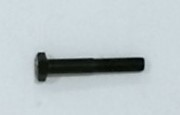
#> input picture assets/img_boulon/WIN_20240924_18_41_50_Pro.jpg, 180 x 115 px
$ python -i Kinect_detection_Matcher_CANY_Smooth.py   (imports and definitions only)
#> lines starting #> are read from the running program, lines starting #| are printed output that depends on the picture; after the words box and inside, x2 and y2 are one past the last pixel; in counts of white or black regions, pixels touching at a corner belong together
### material.py
class Material:
    def __init__(self, name: str, width: float, length: float,folder_location:str):
        self.name = name
        self.width = width
        self.length = length
        self.folder_location = folder_location

    # [12 lines left out: function compare_dimension, not called in this run]

### Kinect_detection_Matcher_CANY_Smooth.py
# README

# Étape 1 : Calibration de la caméra

# 1. Calibration avec une pièce prédéterminée :
#    - Pour commencer la calibration de la caméra, commentez les lignes 177 et 178 dans le code.
#    - Exécutez le programme.
#    - Prenez note de la largeur et de la longueur de la pièce de calibration.
#    - Décommentez les lignes 177 et 178, puis indiquez les valeurs de largeur et de longueur sur les lignes 174 et 175.

# Étape 2 : Exécution du programme

# Fonctionnement du programme
# Le programme utilise la détection de contours via l'algorithme Canny pour identifier les contours des objets
# placés sur le plan de travail. Lorsqu'un contour est détecté, le programme mesure le plus petit rectangle
# englobant cet objet.

# Ce rectangle est ensuite comparé avec les références initialisées dans la méthode `register_material`.
# Si un match est trouvé en fonction du plus petit rectangle, l'algorithme passe à la phase 2 de la détection.
# À cette étape, l'image recadrée (selon le plus petit rectangle) est comparée à une série d'images préenregistrées
# à l'aide de la fonction `matchTemplate`.

# Pour plus de détails sur le fonctionnement de la correspondance de modèles, consultez la documentation d'OpenCV :
# [Template Matching](https://docs.opencv.org/4.x/d4/dc6/tutorial_py_template_matching.html)


import cv2
import cv2.version
import numpy as np
import os
from pykinect2 import PyKinectV2
from pykinect2.PyKinectRuntime import PyKinectRuntime
import time
from material import Material
import matplotlib.pyplot as plt
import numpy as np
from typing import List
from skimage.metrics import structural_similarity as ssim
from collections import Counter
from datetime import datetime, timedelta
from collections import defaultdict

# Initialize global materials list
materials = []
matched_material = [[]]

class Matched_Material:
    # [25 lines left out: functions __init__, get_center, compare_center, not called in this run]


class Average_Materials:
    TIME = 1 #in secondes

    def __init__(self):
        self.average_list = []  # List of lists, each containing matched materials
        self.timeout = timedelta(seconds=self.TIME)  # Use timedelta for duration

    def add_material(self, materials: List[Matched_Material]):
        current_time = datetime.now()  # Current timestamp
        for mat in materials:
            matched = False

            # If list is empty, add the first material
            if not self.average_list:
                self.average_list.append([mat])
                continue

            # Check if the material matches any in the existing lists
            for match in self.average_list:
                if match[0].compare_center(mat.get_center()):
                    match.append(mat)
                    matched = True
                    break

            # If no match was found, create a new list for this material
            if not matched:
                self.average_list.append([mat])

            # Filter out expired materials and remove empty matches
            self.average_list = [
                [mat for mat in match if current_time - mat.timestamp <= self.timeout]
                for match in self.average_list
            ]

            # Remove any empty lists
            self.average_list = [match for match in self.average_list if match]

        return self.get_matches()

    def get_matches(self):
        matched_materials = []

        # For each group of materials in the average list
        for match_group in self.average_list:
            # Find the most frequent material based on the name
            material_names = [mat.material.name for mat in match_group]
            most_common_name = Counter(material_names).most_common(1)[0][0]

            # Filter materials by the most common name (assuming it's the correct match)
            filtered_materials = [mat for mat in match_group if mat.material.name == most_common_name]

            # Calculate the average bounding box and min bounding box
            avg_bbox = self.calculate_average_bounding_box([mat.bounding_box for mat in filtered_materials])
            avg_min_bbox = self.calculate_average_minarearect([mat.min_bounding_box for mat in filtered_materials])

            # Create a new Matched_Material object with the average values
            matched_material = Matched_Material(
                material=filtered_materials[0].material,  # Use the material from the filtered list
                bounding_box=avg_bbox,
                min_bounding_box=avg_min_bbox
            )
            matched_materials.append(matched_material)

        return matched_materials

    # [44 lines left out: functions calculate_average_bounding_box, calculate_average_minarearect, get_materials, not called in this run]

class ObjectDetector:
    def __init__(self):
        self.ratio_width = 1
        self.ratio_length = 1
        self.register_material()  # Register materials during initialization
        self.prev_centers = []  # To store previous centers for smoothing
        self.average_materials = Average_Materials()

    def get_contours(self,frame):
        # Convert the difference frame to grayscale
        gray = cv2.cvtColor(frame, cv2.COLOR_RGB2GRAY)

        # Optional: Apply Gaussian blur if needed
        blurred = cv2.GaussianBlur(gray, (5, 5), 0)

        # Apply Canny edge detection
        med_val = np.median(blurred)
#> med_val = 212
        lower = int(max(0, 0.3 * med_val))
#> lower = 63
        upper = int(min(255, 1.3 * med_val))
#> upper = 255
        edges = cv2.Canny(blurred, lower, upper)
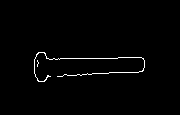
#> edges: shape (115, 180); 1.3% white in thin lines or dots, all inside (x1, y1, x2, y2) = (34, 52, 145, 82)

        # Threshold the image
        _, thresh = cv2.threshold(edges, 30, 255, cv2.THRESH_BINARY)

        # Display combined and inverted images for debugging
        # plt.imshow(edges, cmap='gray')
        # plt.show()

        # Find contours from the inverted image
        contours, _ = cv2.findContours(thresh, cv2.RETR_EXTERNAL, cv2.CHAIN_APPROX_NONE)
#> contours = 2 contours, all with area under 20

        # Collect contours that fit criteria
        match_contours = []

        # Draw bounding boxes and capture dimensions
        for contour in contours:
            if cv2.contourArea(contour) > 50:  # Filter out small contours
                match_contours.append(contour)
#> this loop made 2 passes
#> after the loop, match_contours = []
        return match_contours

    def find_match(self,contours: List[np.ndarray], frame):
        matchs = []
        # Get the minimum area rectangle
        for contour in contours:
            box = cv2.minAreaRect(contour)
            bbox = cv2.boundingRect(contour)
            center, (width, height), angle = box

            # Get the four corner points of the rectangle
            box_points = cv2.boxPoints(box)
            box_points = np.int32(box_points)

            # Calculate dimensions in mm
            width_mm = width * self.ratio_width
            length_mm = height * self.ratio_length

                # Make sure to swap width and length if needed
            bb_width = min(width_mm, length_mm)
            bb_length = max(width_mm, length_mm)

            # Find the object
            matched_material = None
            for mat in materials:
                if mat.compare_dimension(bb_width = bb_width, bb_length =bb_length):
                    if self.compare_images(frame,box_points,mat):
                        matched_material = Matched_Material(mat,bbox,box)
                        matchs.append(matched_material)
                        break
        return matchs

    def draw_bounding_box(self,matchs : List[Matched_Material],frame):
        for match in matchs:
            mat = match.material
            minbox = match.min_bounding_box
            center, (width, height), angle = minbox
            # Get the four corner points of the rectangle
            box_points = cv2.boxPoints(minbox)
            box_points = np.int32(box_points)

            # Calculate dimensions in mm
            width_mm = width * self.ratio_width
            length_mm = height * self.ratio_length

                # Make sure to swap width and length if needed
            bb_width = min(width_mm, length_mm)
            bb_length = max(width_mm, length_mm)

            # Draw bounding box
            color = (0, 255, 0);
            cv2.polylines(frame, [box_points], isClosed=True, color=color, thickness=2)

            label_lines = [
                f"Nom: {mat.name}",
                f"Largeur: {bb_width:.2f} mm",
                f"Longueur: {bb_length:.2f} mm"
            ]


            # Position for the first line of the label
            label_x = int(center[0]+(height/2)+10)
            label_y = int(center[1]-(width/2)) # Slightly above the center

            # Add each line of the label to the frame
            for i, line in enumerate(label_lines):
                cv2.putText(frame, line, (label_x, label_y + i * 15), cv2.FONT_HERSHEY_SIMPLEX, 0.35, color, 1)

        return frame

    def process_frame(self, frame):
        contours = self.get_contours(frame)
#> contours = []
        matches = self.find_match(contours,frame)
#> matches = []
        #Average the last x seconds
        new_matches = self.average_materials.add_material(matches)
#> new_matches = []
        #Draw the matches
        new_frame = self.draw_bounding_box(new_matches,frame)
        return new_frame

    # [61 lines left out: functions load_templates, compare_images, not called in this run]

    def register_material(self):
        bolt = Material(name="Boulon M10 x 60", width=21, length=68,folder_location="assets/img_boulon")
        ecrou = Material(name="Ecrou M5", width=13,length=13,folder_location="assets/img_ecrou")
        vis = Material(name="Vis M6 x 38",width=14,length=35,folder_location="assets/img_vis")
        vis_blanche = Material(name="Vis Blanche M5 x 50",width=10.4,length=50,folder_location="assets/img_vis_blanche")
        double_bolt = Material(name="2x Boulon M10 x 60",width=68,length=68,folder_location="assets/img_boulon_double")
        materials.append(bolt)
        materials.append(ecrou)
        materials.append(vis)
        materials.append(vis_blanche)
        materials.append(double_bolt)

    # [48 lines left out: functions calibration, main, not called in this run]


# [2 lines not run here, left out]

>>> import cv2
>>> picture = cv2.cvtColor(cv2.imread('assets/img_boulon/WIN_20240924_18_41_50_Pro.jpg'), cv2.COLOR_BGR2RGB)
>>> result = ObjectDetector().process_frame(picture)

$ run again, on assets/img_boulon/WIN_20240924_18_42_15_Pro.jpg
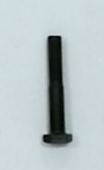
#> input picture assets/img_boulon/WIN_20240924_18_42_15_Pro.jpg, 104 x 170 px
#> med_val = 212
#> lower = 63
#> upper = 255
#> in get_contours, `edges = cv2.Canny(blurred, lower, upper)`:
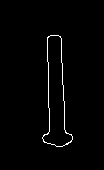
#> edges: shape (170, 104); 1.5% white in thin lines or dots, all inside (x1, y1, x2, y2) = (42, 35, 73, 147)
#> in get_contours, `contours, _ = cv2.findContours(thresh, cv2.RETR_EXTERNAL, cv2.CHAIN_AP..`: contours = 1 contour; box (x1, y1, x2, y2) and area: (42, 35, 73, 147) 1734
#> the loop in get_contours, `for contour in contours:` made 1 pass
#> after the loop in get_contours, `for contour in contours:`: match_contours has the same summary as contours
#> box = ((57, 90.5), (111, 30), -90)
#> bbox = (42, 35, 31, 112)
#> center = (57, 90.5); width = 111; height = 30; angle = -90
#> box_points = [[72, 146], [42, 146], [42, 35], [72, 35]]
#> width_mm = 111
#> length_mm = 30
#> bb_length = 111
#> width_match = False
#> matches = []

$ run again, on assets/img_boulon/WIN_20240924_18_42_20_Pro.jpg
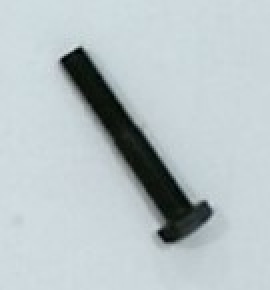
#> input picture assets/img_boulon/WIN_20240924_18_42_20_Pro.jpg, 135 x 145 px (shown 2 times larger)
#> med_val = 212
#> lower = 63
#> upper = 255
#> in get_contours, `edges = cv2.Canny(blurred, lower, upper)`:
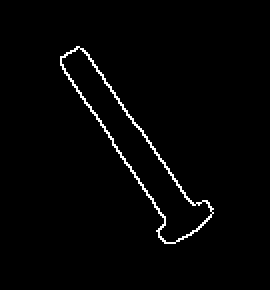
#> edges: shape (145, 135) (shown 2 times larger); 1.8% white in thin lines or dots, all inside (x1, y1, x2, y2) = (30, 23, 107, 122)
#> in get_contours, `contours, _ = cv2.findContours(thresh, cv2.RETR_EXTERNAL, cv2.CHAIN_AP..`: contours = 1 contour; box (x1, y1, x2, y2) and area: (30, 23, 107, 122) 1770
#> the loop in get_contours, `for contour in contours:` made 1 pass
#> after the loop in get_contours, `for contour in contours:`: match_contours has the same summary as contours
#> box = ((62, 73.12), (30.13, 110.4), -39.04)
#> bbox = (30, 23, 77, 99)
#> center = (62, 73.12); width = 30.13; height = 110.4; angle = -39.04
#> in find_match, `box_points = cv2.boxPoints(box)`: box_points = [[85.07, 125.5], [15.54, 39.73], [38.94, 20.75], [108.5, 106.5]]
#> in find_match, `box_points = np.int32(box_points)`: box_points = [[85, 125], [15, 39], [38, 20], [108, 106]]
#> width_mm = 30.13
#> length_mm = 110.4
#> bb_width = 30.13
#> bb_length = 110.4
#> width_match = False
#> matches = []

$ run again, on assets/img_boulon/WIN_20240924_18_42_24_Pro.jpg
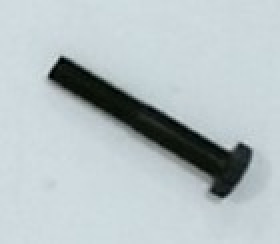
#> input picture assets/img_boulon/WIN_20240924_18_42_24_Pro.jpg, 140 x 122 px (shown 2 times larger)
#> med_val = 212
#> lower = 63
#> upper = 255
#> in get_contours, `edges = cv2.Canny(blurred, lower, upper)`:
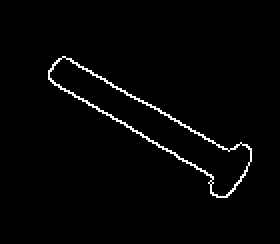
#> edges: shape (122, 140) (shown 2 times larger); 2% white in thin lines or dots, all inside (x1, y1, x2, y2) = (24, 28, 126, 99)
#> in get_contours, `contours, _ = cv2.findContours(thresh, cv2.RETR_EXTERNAL, cv2.CHAIN_AP..`: contours = 1 contour; box (x1, y1, x2, y2) and area: (24, 28, 126, 99) 1772
#> the loop in get_contours, `for contour in contours:` made 1 pass
#> after the loop in get_contours, `for contour in contours:`: match_contours has the same summary as contours
#> box = ((71.73, 63.61), (29.95, 110.9), -63.96)
#> bbox = (24, 28, 102, 71)
#> center = (71.73, 63.61); width = 29.95; height = 110.9; angle = -63.96
#> in find_match, `box_points = cv2.boxPoints(box)`: box_points = [[115, 101.4], [15.34, 52.72], [28.49, 25.82], [128.1, 74.51]]
#> in find_match, `box_points = np.int32(box_points)`: box_points = [[114, 101], [15, 52], [28, 25], [128, 74]]
#> width_mm = 29.95
#> length_mm = 110.9
#> bb_width = 29.95
#> bb_length = 110.9
#> width_match = False
#> matches = []
